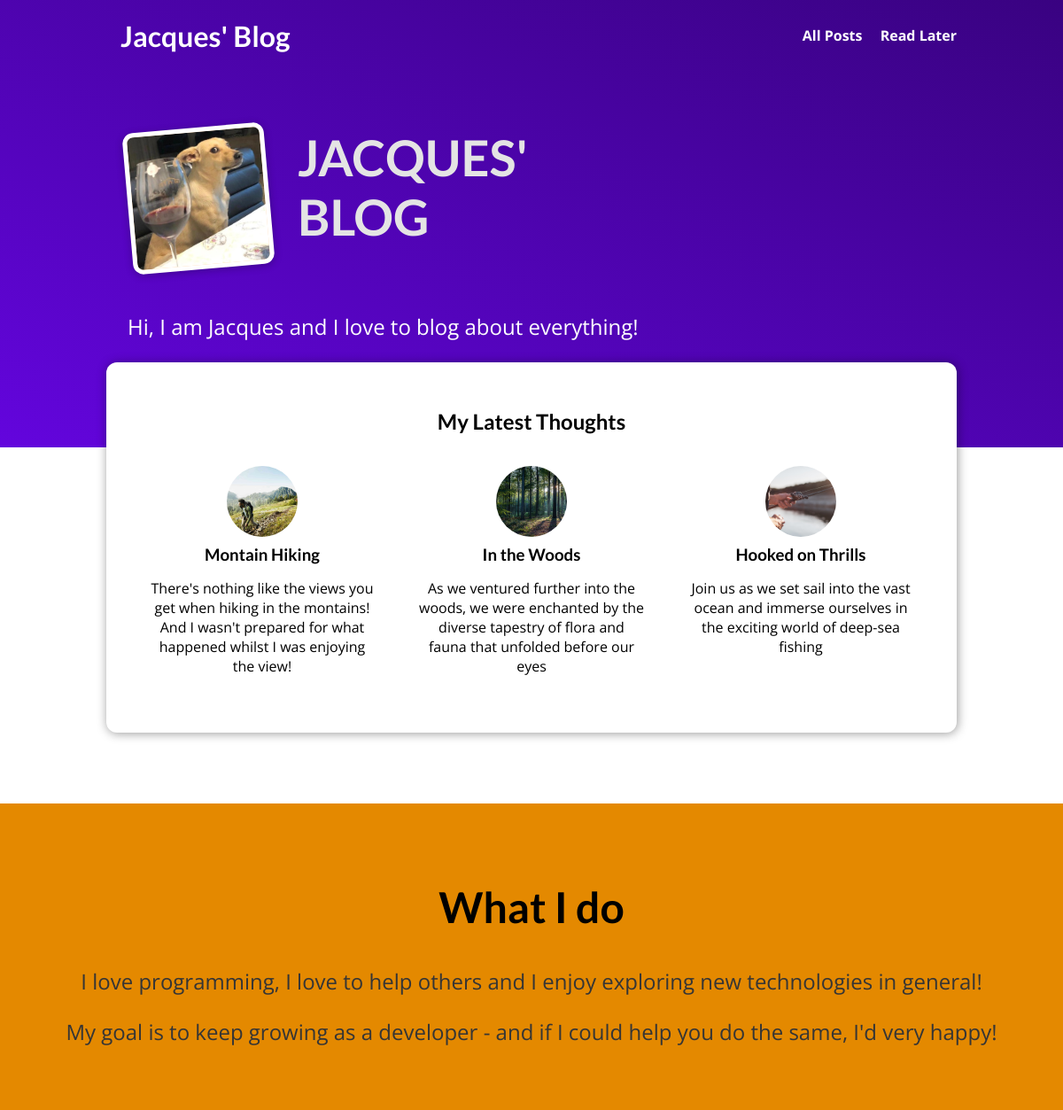
The page / on the database its author committed.
### blog/models.py (models this page shows, shortened)
class Post(models.Model):
    title = models.CharField(max_length=200)
    excerpt = models.CharField(max_length=200)
    image = models.ImageField(upload_to="posts")
    date = models.DateField(auto_now=True)
    slug = models.SlugField(unique=True, max_length=200, db_index=True)
    content = models.TextField(validators=[MinLengthValidator(10)])
    author = models.ForeignKey(
        Author, on_delete=models.SET_NULL, null=True, related_name="posts"
    )
    tags = models.ManyToManyField(Tag)

### blog/views.py (the view)
# urls.py: path("", views.StartingPageView.as_view(), name="starting-page"),
class StartingPageView(ListView):
    template_name = "blog/index.html"
    model = Post
    ordering = ["-date"]
    context_object_name = "posts"
    def get_queryset(self):
        query = super().get_queryset()
        data = query[:3]
        return data

### blog/templates/blog/index.html (shortened to what this page needs)
{% extends 'base.html' %}
{% load static %}
{% block content %}
{% block css_files %}
    <link rel="stylesheet" href="{% static 'blog/post.css' %}">
    <link rel="stylesheet" href="{% static 'blog/index.css' %}">
{% endblock css_files %}
    <section id="welcome">
        <header>
            <img src="{% static 'blog/images/me.jpg' %}" alt="Jacques - The Author of This Blog"/>
            <h2>JACQUES' BLOG</h2>
        </header>
        <P>Hi, I am Jacques and I love to blog about everything!
    </section>
    <section id="latest-posts">
        <h2>My Latest Thoughts</h2>
        <ul>
            {% for post in posts %}
                {% include "blog/includes/post.html" %}
            {% endfor %}
        </ul>
    </section>
    <section id="about">
        <h2>What I do</h2>
        <p>I love programming, I love to help others and
        I enjoy exploring new technologies in general!</p>
        <p>My goal is to keep growing as a developer
        - and if I could help you do the same, I'd very happy!</p>
    </section>
{% endblock content %}

### templates/base.html (shortened to what this page needs)
{% load static %}
<!DOCTYPE html>
<html lang="en">
<head>
    {% block css_files %}{% endblock css_files %}
    <link rel="stylesheet" href="{% static 'app.css' %}">
</head>
<body>
    <header id="main-navigation">
        <h1><a href="{% url 'starting-page' %}">Jacques' Blog</a></h1>
        <nav>
            <a href="{% url 'posts-page' %}">All Posts</a>
            <a href="{% url 'read-later' %}">Read Later</a>
        </nav>
    </header>
    {% block content %}
    {% endblock content %}
</body>
</html>

### blog/templates/blog/includes/post.html
{% load static %}
<li>
    <article class="post">
        <a href="{% url 'post-detail-page' post.slug %}">
            <img src="{{ post.image.url }}" alt="{{post.title}}">
            <div class="post__content">
                <h3>{{ post.title }}</h3>
                <p>{{ post.excerpt }}</p>
            </div>
        </a>
    </article>
</li>

### blog/static/blog/post.css (style rules this page uses)
.post { display: flex; flex-direction: column; align-items: center; text-align: center; }
.post a { text-decoration: none; color: black; transition: all 0.2s ease; padding: 1rem; }
.post img { width: 5rem; height: 5rem; object-fit: cover; border-radius: 50%; }
.post h3 { margin: 0.25rem 0; }

### blog/static/blog/index.css (style rules this page uses)
#welcome { background: linear-gradient(to right top, #6305dd, #390281); padding: 6rem 12%; }
#welcome header { display: flex; align-items: flex-start; margin: 3rem auto; }
#welcome img { width: 10rem; height: 10rem; object-fit: cover; object-position: top; border: 5px solid white; border-radius: 12px; background-color: #ffe1bf; transform: rotateZ(-5deg); box-shadow: 0 2px 8px rgba(0, 0, 0, 0.25); }
#welcome h2 { font-size: 3.5rem; margin: 0 0 0 2rem; color: #e4e4e4; width: 10rem; }
#welcome p { color: white; font-size: 1.5rem; }
#latest-posts { background-color: white; padding: 2rem; border-radius: 12px; width: 60rem; margin: -6rem auto 2rem auto; box-shadow: 1px 1px 12px rgba(0, 0, 0, 0.4); }
#latest-posts h2 { text-align: center; }
#latest-posts ul { list-style: none; margin: 0; padding: 0; display: flex; gap: 1rem; }
#latest-posts li { flex: 1; }
#about { text-align: center; padding: 3rem; background-color: #e48900; margin-top: 5rem; }
#about h2 { font-size: 3rem; }
#about p { font-size: 1.5rem; color: #353535; }

### static/app.css (style rules this page uses)
* { box-sizing: border-box; }
html { font-family: 'Open Sans', 'Lato', sans-serif; }
body { margin: 0; }
h1, h2, h3 { font-family: 'Lato', sans-serif; font-weight: bold; }
#main-navigation { width: 100%; height: 5rem; display: flex; justify-content: space-between; align-items: center; padding: 0 10%; position: absolute; top: 0; left: 0; }
#main-navigation a { text-decoration: none; color: white; font-weight: bold; margin-left: 1rem; }

### rows shown on the page
Post: image (picture), title "Montain Hiking", excerpt "There's nothing like the views you get when hiking in the montains! And I wasn't prepared for what happened whilst I was enjoying the view!"
Post: image (picture), title "In the Woods", excerpt "As we ventured further into the woods, we were enchanted by the diverse tapestry of flora and fauna that unfolded before our eyes"
Post: image (picture), title "Hooked on Thrills", excerpt "Join us as we set sail into the vast ocean and immerse ourselves in the exciting world of deep-sea fishing"
